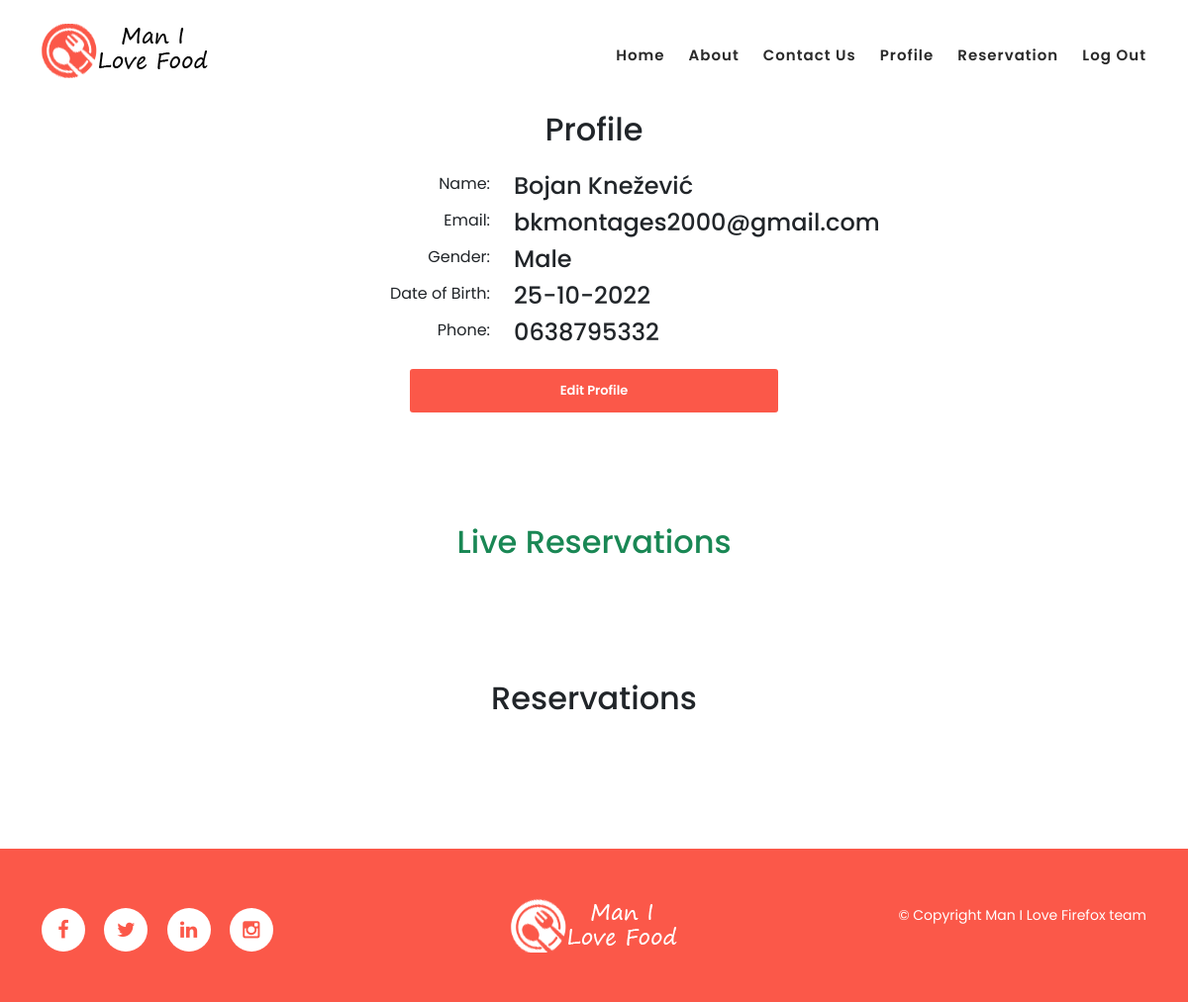
Page /profile.php (signed in) on the earlier database version.
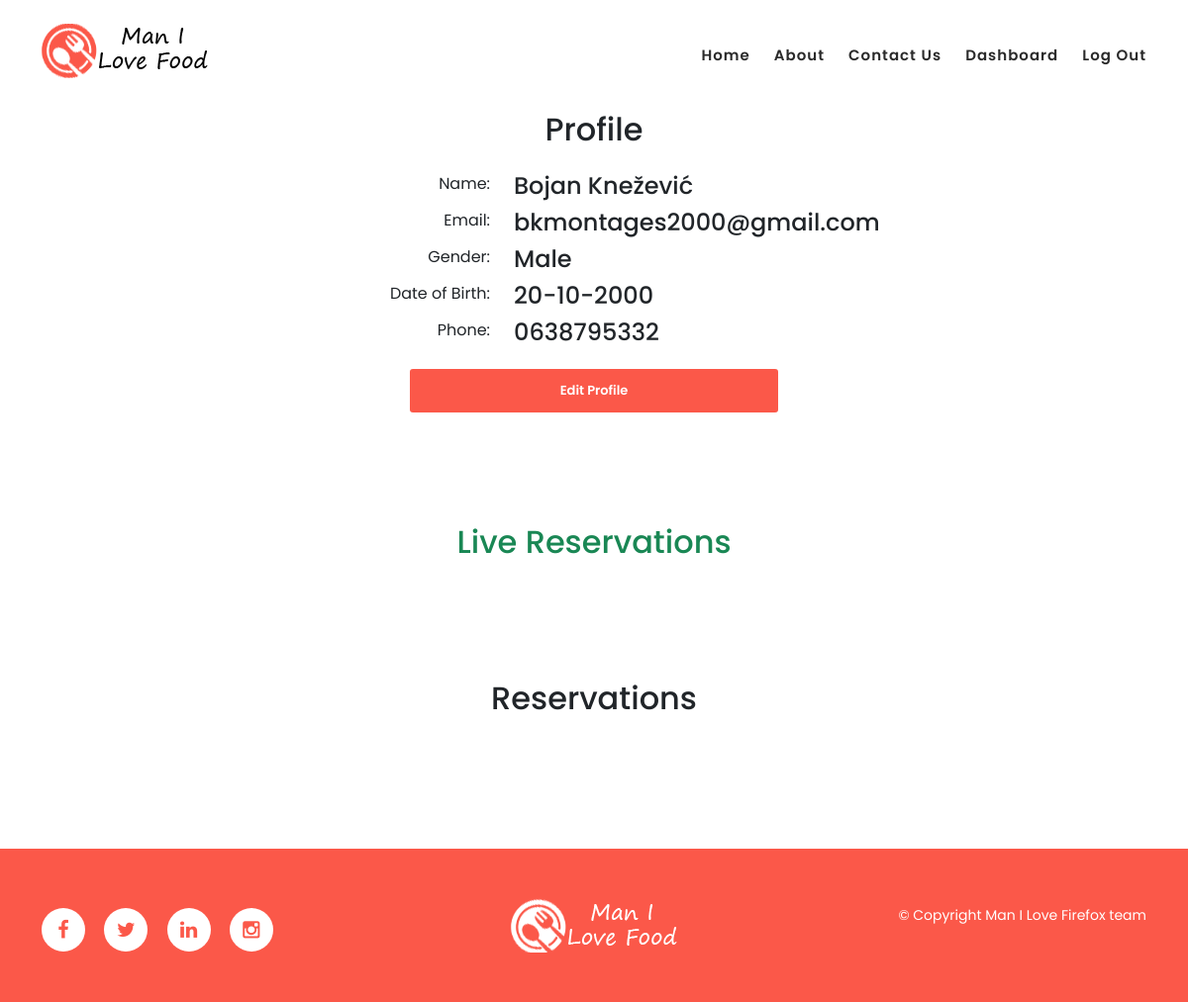
Same page on the later database version.
### tables this page shows
CREATE TABLE `accounts` (
  `id` int(11) NOT NULL,
  `first_name` varchar(50) NOT NULL,
  `last_name` varchar(50) NOT NULL,
  `email` varchar(100) NOT NULL,
  `gender` enum('Male','Female','Other') NOT NULL,
  `date_of_birth` date DEFAULT NULL,
  `phone` varchar(20) DEFAULT NULL,
  `password` varchar(255) NOT NULL,
  `created_at` timestamp NOT NULL DEFAULT current_timestamp()
);

### functions.php (called while the page is built, shortened)
<?php
function reverseFormatDate($inputDate): false|string
{
    $dateObj = DateTime::createFromFormat('Y-m-d', $inputDate);
    if($dateObj) {
        return $dateObj->format('d-m-Y');
    }
    else{
        return false;
    }
}

### profile.php (the view, shortened to what this page needs)
<?php
require "template/header.php";
require "functions.php";
if (!$_SESSION['logged_in']) {
    header("location: login.php");
    exit();
}
else{
    $email = $_SESSION['email'];
    $conn = connect();
    $stmt = $conn->prepare("SELECT id, first_name, last_name, gender, date_of_birth, phone FROM accounts WHERE email=?");
    $stmt->execute([$email]);
    $result = $stmt->fetch();
    $fname = $result['first_name'];
    $lname = $result['last_name'];
    $gender = $result['gender'];
    $rawDate = $result['date_of_birth'];
    $phone = $result['phone'];
    $dob = reverseFormatDate($rawDate);
}
?>
<section id="profileData" class="my-3 py-5">
    <div class="container mt-5">
        <div class="row justify-content-center">
            <div class="col-lg-12 text-center mb-4">
                <h2>Profile</h2>
            </div>
            <div class="row mb-2">
                <div class="col-md-5 text-sm-end">
                    <label class="font-weight-bold">Name:</label>
                </div>
                <div class="col-md-7">
                    <h4><?php echo $fname . ' ' . $lname; ?></h4>
                </div>
            </div>
            <div class="row mb-2">
                <div class="col-md-5 text-sm-end">
                    <label class="font-weight-bold">Email:</label>
                </div>
                <div class="col-md-7">
                    <h4><?php echo $email; ?></h4>
                </div>
            </div>
            <div class="row mb-2">
                <div class="col-md-5 text-sm-end">
                    <label class="font-weight-bold">Gender:</label>
                </div>
                <div class="col-md-7">
                    <h4><?php echo $gender; ?></h4>
                </div>
            </div>
            <div class="row mb-2">
                <div class="col-md-5 text-sm-end">
                    <label class="font-weight-bold">Date of Birth:</label>
                </div>
                <div class="col-md-7">
                    <h4><?php echo $dob; ?></h4>
                </div>
            </div>
            <div class="row mb-2">
                <div class="col-md-5 text-sm-end">
                    <label class="font-weight-bold">Phone:</label>
                </div>
                <div class="col-md-7">
                    <h4><?php echo $phone; ?></h4>
                </div>
            </div>
            <div class="col-md-12 d-flex justify-content-center mt-4">
                <div class="col-md-4">
                    <button id="editProfileBtn" class="btnMain">Edit Profile</button>
                </div>
            </div>
        </div>
    </div>
</section>
<section id="profileReservations">
    <div class="container">
        <div class="row d-flex justify-content-center p-5">
            <div class="col-lg-12 text-center mb-4">
                <h2 class="text-success">Live Reservations</h2>
            </div>
        </div>
        <div class="row d-flex justify-content-center p-5">
            <div class="col-lg-12 text-center mb-4">
                <h2>Reservations</h2>
            </div>
        </div>
    </div>
</section>
<?php require "template/footer.php"; ?>

### template/header.php (shortened to what this page needs)
<?php
$userRole = "";
if ($_SESSION['logged_in']){
    $userRole = $_SESSION['userRole'];
}
?>
<!DOCTYPE html>
<html lang="en">
<head>
    <link rel="stylesheet" href="https://cdn.jsdelivr.net/npm/lightbox2/dist/css/lightbox.min.css">
    <link rel="stylesheet" href="https://cdn.jsdelivr.net/npm/bootstrap@5.3.1/dist/css/bootstrap.min.css">
    <link rel="stylesheet" type="text/css" href="assets/css/font-awesome.css">
    <link rel="stylesheet" href="assets/css/style.css">
    <link rel="stylesheet" href="https://cdnjs.cloudflare.com/ajax/libs/OwlCarousel2/2.3.4/assets/owl.carousel.css" />
    <link rel="stylesheet" href="assets/css/lightbox.css">
    <link href="assets/datepicker/dist/css/datepicker.min.css" rel="stylesheet" />
    <link href="assets/datepicker/dist/css/datepicker-bs4.min.css" rel="stylesheet" />
</head>
<body>
<header class="header-area header-sticky">
    <div class="container">
        <div class="row">
            <div class="col-12">
                <nav class="main-nav">
                    <a href="index.php" class="logo">
                        <img src="assets/images/logo.png">
                    </a>
                    <ul class="nav">
                        <li class="scroll-to-section"><a href="index.php">Home</a></li>
                        <li class="scroll-to-section"><a href="about.php">About</a></li>
                        <li class="scroll-to-section"><a href="contact.php">Contact Us</a></li>
                        <?php
                        if ($userRole == 'admin') {
                            echo '<li class="scroll-to-section"><a href="admin.php">Admin panel</a></li>';
                        } elseif ($userRole == 'worker') {
                            echo '<li class="scroll-to-section"><a href="tables.php">Dashboard</a></li>';
                        } elseif($userRole == 'user') {
                            echo '<li class="scroll-to-section"><a href="profile.php">Profile</a></li>';
                            echo '<li class="scroll-to-section"><a href="reservation.php">Reservation</a></li>';
                        }
                        else{
                            echo '<li class="scroll-to-section"><a href="signup.php">Sign up</a></li>';
                        }
                        if ($userRole == 'admin' || $userRole == 'worker' || $userRole == 'user') {
                            echo '<li class="scroll-to-section"><a href="logout.php">Log out</a></li>';
                        } else {
                            echo '<li class="scroll-to-section"><a href="login.php">Log in</a></li>';
                        }
                        ?>
                    </ul>
                </nav>
            </div>
        </div>
    </div>
</header>

### template/footer.php (shortened to what this page needs)
<footer>
    <div class="container">
        <div class="row">
            <div class="col-lg-4 col-xs-12">
                <div class="right-text-content">
                    <ul class="social-icons">
                        <li><a href="#"><i class="fa fa-facebook"></i></a></li>
                        <li><a href="#"><i class="fa fa-twitter"></i></a></li>
                        <li><a href="#"><i class="fa fa-linkedin"></i></a></li>
                        <li><a href="#"><i class="fa fa-instagram"></i></a></li>
                    </ul>
                </div>
            </div>
            <div class="col-lg-4">
                <div class="logo">
                    <a href="index.php"><img src="assets/images/white-logo.png" alt=""></a>
                </div>
            </div>
            <div class="col-lg-4 col-xs-12">
                <div class="left-text-content">
                    <p>© Copyright Man I Love Firefox team
                </div>
            </div>
        </div>
    </div>
</footer>
</body>
</html>

### assets/css/style.css (style rules this page uses)
html, body, div, span, applet, object, iframe, h1, h2, h3, h4, h5, h6, p, blockquote, div pre, a, abbr, acronym, address, big, cite, code, del, dfn, em, font, img, ins, kbd, q, s, samp, small, strike, strong, sub, sup, tt, var, b, u, i, center, dl, dt, dd, ol, ul, li, figure, header, nav, section, article, aside, footer, figcaption { margin: 0; padding: 0; border: 0; outline: 0; }
ul, li { padding: 0; margin: 0; list-style: none; }
header, nav, section, article, aside, footer, hgroup { display: block; }
* { box-sizing: border-box; }
html, body { font-family: 'Poppins', sans-serif; font-weight: 400; background-color: #fff; font-size: 16px; -ms-text-size-adjust: 100%; -webkit-font-smoothing: antialiased; -moz-osx-font-smoothing: grayscale; }
a { text-decoration: none !important; }
h1, h2, h3, h4, h5, h6 { margin-top: 0; margin-bottom: 0; }
ul { margin-bottom: 0; }
p { font-size: 14px; line-height: 25px; color: #2a2a2a; }
html, body { background: #fff; font-family: 'Poppins', sans-serif; }
.header-area { background-color: #fff; position: absolute; top: 0; left: 0; right: 0; z-index: 100; height: 100px; -webkit-transition: all .5s ease 0s; -moz-transition: all .5s ease 0s; -o-transition: all .5s ease 0s; transition: all .5s ease 0s; }
.header-area .main-nav { min-height: 80px; background: transparent; }
.header-area .main-nav .logo { line-height: 100px; color: #fff; font-size: 28px; font-weight: 700; text-transform: uppercase; letter-spacing: 2px; float: left; -webkit-transition: all 0.3s ease 0s; -moz-transition: all 0.3s ease 0s; -o-transition: all 0.3s ease 0s; transition: all 0.3s ease 0s; }
.header-area .main-nav .nav { float: right; margin-top: 30px; margin-right: 0; background-color: transparent; -webkit-transition: all 0.3s ease 0s; -moz-transition: all 0.3s ease 0s; -o-transition: all 0.3s ease 0s; transition: all 0.3s ease 0s; position: relative; z-index: 999; }
.header-area .main-nav .nav li { padding-left: 15px; padding-right: 15px; }
.header-area .main-nav .nav li:last-child { padding-right: 0; }
.header-area .main-nav .nav li a { display: block; font-weight: 600; font-size: 15px; color: #2a2a2a; text-transform: capitalize; -webkit-transition: all 0.3s ease 0s; -moz-transition: all 0.3s ease 0s; -o-transition: all 0.3s ease 0s; transition: all 0.3s ease 0s; height: 40px; line-height: 40px; border: transparent; letter-spacing: 1px; }
.header-area .main-nav .nav li a { color: #2a2a2a; }
.header-area.header-sticky { min-height: 80px; }
.header-area .nav { margin-top: 30px; }
@media (max-width: 1200px) { .header-area .main-nav .nav li { padding-left: 12px; padding-right: 12px; } }
@media (max-width: 1200px) { .header-area .main-nav:before { display: none; } }
@media (min-width: 767px) { .header-area .main-nav .nav { display: flex !important; } }
.main-nav .nav li { padding: 6px 0 6px 0; }
.main-nav .nav li a { color: #2a2a2a; font-weight: 600; cursor: pointer; }
*, *:before, *:after { -webkit-box-sizing: border-box; box-sizing: border-box; -webkit-font-smoothing: antialiased; -moz-osx-font-smoothing: grayscale; }
.contact-form button, .btnMain { margin-top: -10px; font-size: 13px; color: #fff; background-color: #fb5849; padding: 12px 25px; width: 100%; box-shadow: none; border: none; display: inline-block; border-radius: 3px; font-weight: 600; transition: all .3s; }
footer { margin-top: 60px; padding: 50px 0; background-color: #fb5849; }
footer .left-text-content p { margin-top: 5px; color: #fff; font-size: 14px; text-align: right; }
footer .right-text-content { text-align: left; margin-top: 10px; }
footer .logo { text-align: center; }
footer .right-text-content ul li { display: inline-block; margin-left: 15px; }
footer .right-text-content ul li:first-child { margin-left: 0; }
footer .right-text-content ul li a { width: 44px; height: 44px; display: inline-block; text-align: center; line-height: 44px; font-size: 20px; background-color: #fff; border-radius: 50%; color: #fb5849; -webkit-transition: all 0.5s ease 0s; -moz-transition: all 0.5s ease 0s; -o-transition: all 0.5s ease 0s; transition: all 0.5s ease 0s; }

Differences in the rows shown:
changed accounts "Bojan": date_of_birth "25-10-2022" → "20-10-2000"
Other differences:
text no longer shown: "Profile Reservation"
text now shown: "Dashboard"
